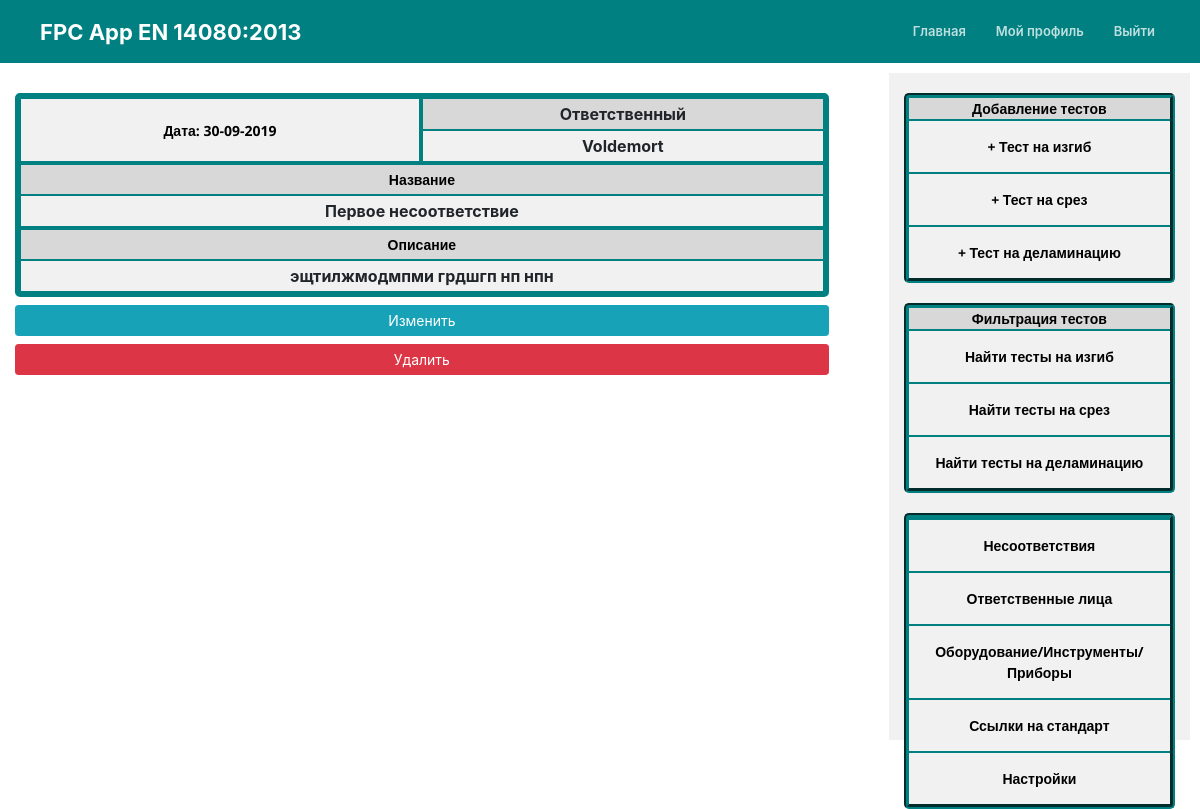
Page /nonconformity/3/detail/ (signed in) on the committed database.
### mainApp/models.py (models this page shows, shortened)
class Nonconformity(models.Model):
	name = models.CharField(max_length=100)
	description = models.TextField(blank=True)
	resp_person = models.ForeignKey(Person, on_delete=models.PROTECT)
	nonconformity_date = models.DateField()
	author = models.ForeignKey(User, blank=True, null=True, on_delete=models.CASCADE)

class Person(models.Model):
	name = models.CharField(max_length=100)
	position = models.CharField(max_length=100)
	training_date = models.DateField()
	next_training_date = models.DateField()
	comment = models.TextField(blank=True)
	author = models.ForeignKey(User, blank=True, null=True, on_delete=models.CASCADE)
	def __str__(self):
		return self.name

### mainApp/views.py (the view)
# urls.py: path('nonconformity/<int:pk>/detail/', NonconformityDetailView.as_view(), name='nonconformity-detail'),
class NonconformityDetailView(LoginRequiredMixin, UserPassesTestMixin, DetailView):
	model = Nonconformity
	def test_func(self):
		test = self.get_object()
		if self.request.user == test.author:
			return True
		return False

### mainApp/templates/mainApp/nonconformity_detail.html
{% extends "mainApp/today.html" %}
{% load crispy_forms_tags %}
{% load bootstrap4 %}
{% block content %}
 <table class="table_detail">
        <tr class="table_row">
            <th class="table_cell" rowspan="2" id="cell2">Дата: {{ nonconformity.nonconformity_date|date:"d-m-Y" }}</th>
            <th class="table_cell dark_cell">Ответственный</th>
        </tr>
        <tr class="table_row">
            <th class="table_cell">{{ nonconformity.resp_person }}</th>
         </tr>
        <tr class="table_row">
            <th class="table_cell dark_cell" colspan="2" id="cell3" >Название</th>
        </tr>
        <tr class="table_row">
            <th class="table_cell" colspan="2">{{ nonconformity.name }}</th>
        </tr>
        <tr class="table_row">
            <th class="table_cell dark_cell" colspan="2" id="cell3" >Описание</th>
        </tr>
        <tr class="table_row">
            <th class="table_cell" colspan="2">{{ nonconformity.description }}</th>
        </tr>
    </table>
    <th><a class="btn btn-info btn-sm mt-2 mb-1" href="{% url 'nonconformity-update' nonconformity.id %}">Изменить</a></th>
       <th> <a class="btn btn-danger btn-sm mt-1 mb-1" href="{% url 'nonconformity-delete' nonconformity.id %}">Удалить</a></th>
{% endblock content %}

### mainApp/static/mainApp/style.css (style rules this page uses)
body { margin: 0; font-family: 'Open Sans', sans-serif; font-size: 14px; color: #ddd; }
*, *:before, *:after { box-sizing: border-box; }
.table_detail { border-collapse: separate; border-spacing: 0; text-align: center; margin: 30px 0 0; padding: 0 0; width: 100%; max-width: 900px; border: 5px solid #008080; border-radius: 5px; }
.table_row { width: 100%; }
.table_cell { margin: 0 0; border: 1px solid #008080; padding: 5px 10px; background: #f1f1f1; width: 20%; text-align: center; }
#cell2 { border-right: 3px solid #008080; font-family: 'Open Sans', sans-serif; font-size: 14px; color: #000000; font-weight: 700; }
#cell3 { border-top: 3px solid #008080; font-family: 'Open Sans', sans-serif; font-size: 14px; color: #000000; font-weight: 700; background: #d8d8d8; }
.dark_cell { background: #d8d8d8 }

### rows in the picture
Nonconformity: nonconformity_date "30-09-2019", resp_person "Voldemort", name "Первое несоответствие", description "эщтилжмодмпми грдшгп нп нпн"
